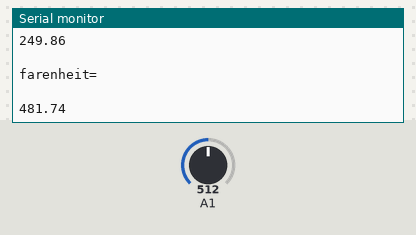
Recording of a sketch running on a simulated Arduino Uno, built with avr-gcc and run on an emulated ATmega328P. Parts: the last lines printed to the serial monitor. The inputs (shaded band) are chosen by the test bench; at power-on: A1 = 512.

Above: at 1.8 s.
1.9 s: A1 set to 716
At 2.8 s:
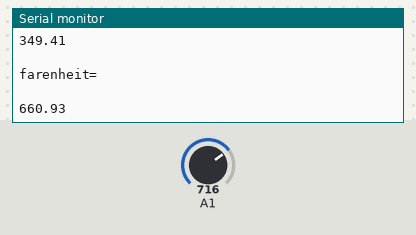
3.4 s: A1 set to 900
At 4.8 s:
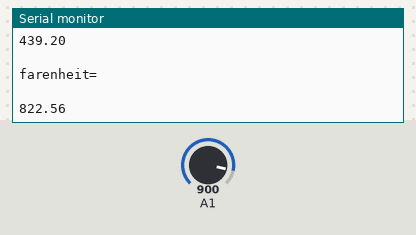
Timing chart, 0 to 6.4 s (numbered marks = the images above; inputs shaded):
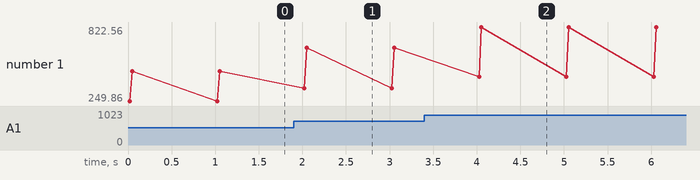

The sketch:

lm35.ino
```cpp
float ac,af;
void setup() {
  // put your setup code here, to run once:
  Serial.begin(9600);
  pinMode(A1,INPUT);

}

void loop()
{
  float a=analogRead(A1);
  ac=(a*4.88)/10;
  Serial.println("degree celcius=");
  Serial.println("\t");
  Serial.println(ac);
   Serial.println("\t");
  af=(ac*9/5)+32;
  Serial.println("farenheit=");
  Serial.println("\t");
  Serial.println(af);
  Serial.println();
  delay(1000);
}
```

Measured:
- after the input at 1.9 s, the serial monitor: prints a new line after 0.12 s (image 1)
- after the input at 3.4 s, the serial monitor: prints a new line after 0.63 s (image 2)
- plotted number 1: 481.74 → 660.93 after the input at 1.9 s, 660.93 → 822.56 after the input at 3.4 s
